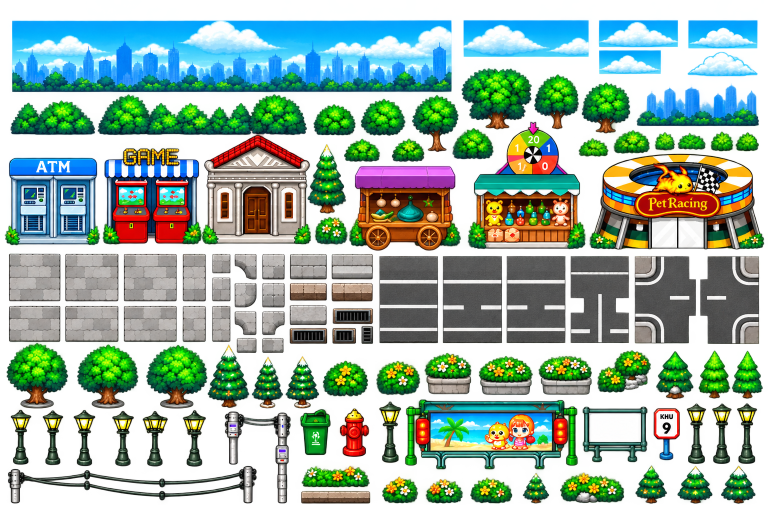
#> input picture docs/art/entertainment/entertainment-atlas-v3.png, 1536 x 1024 px (shown at 1/2 size); its folder holds 3 pictures in this run
$ python export-assets.py
#> lines starting #> are read from the running program, lines starting #| are printed output that depends on the picture
"""Deterministic atlas slicing. Run from the repository root with Pillow installed."""
from pathlib import Path
from PIL import Image, ImageFilter, ImageDraw
import json
ROOT = Path(__file__).resolve().parents[2]
OUT = ROOT / 'apps/game/src/assets/entertainment'
OUT.mkdir(parents=True, exist_ok=True)
COMMON = {'atm', 'road', 'bin', 'zone-sign', 'drain', 'paving-a', 'paving-b', 'paving-c', 'lamp', 'cloud', 'tree', 'tree-alt', 'curb', 'shrubs', 'skyline', 'flower-patch', 'evergreen'}
COMMON_OUT = ROOT / 'apps/game/src/assets/common/scenery'
COMMON_OUT.mkdir(parents=True, exist_ok=True)
# Source rectangles deliberately retain the supplied art and alpha.
SLICES = {
 'atm': (3, (8, 303, 205, 492)),
 'arcade': (3, (205, 285, 401, 493)),
 'hall': (3, (402, 262, 619, 496)),
 'auction': (3, (700, 330, 918, 505)),
 'prizes': (3, (940, 349, 1168, 508)),
 'wheel-base': (1, (866, 242, 1047, 275)),
 'racing': (3, (1180, 306, 1535, 509)),
 'wheel-disc': (1, (869, 115, 991, 238)),
 'wheel-pointer': (1, (1008, 140, 1042, 190)),
 'tree': (3, (924, 135, 1070, 268)),
 'tree-alt': (3, (1068, 144, 1168, 265)),
 'evergreen': (3, (414, 691, 500, 817)),
 'flower-patch': (3, (758, 947, 842, 1008)),
 'shrubs': (3, (1304, 260, 1355, 306)),
 'cable-profile': (3, (239, 955, 242, 964)),
 'cable-clamp': (3, (315, 951, 331, 973)),
 'utility-pole': (3, (446, 820, 484, 933)),
 'hydrant': (3, (683, 824, 744, 917)),
 'drain': (3, (581, 657, 653, 693)),
 'curb': (3, (663, 515, 746, 561)),
 'road': (3, (906, 518, 992, 554)),
 'lamp': (3, (16, 818, 68, 934)),
 'bin': (3, (600, 820, 665, 923)),
 'billboard': (3, (801, 794, 1170, 946)),
 'zone-sign': (3, (1306, 811, 1370, 925)),
 'cloud': (3, (1360, 100, 1535, 172)),
 'skyline': (3, (1270, 155, 1535, 256)),
 'paving-a': (3, (23, 516, 116, 598)),
 'paving-b': (3, (135, 516, 235, 598)),
 'paving-c': (3, (253, 516, 348, 598)),
}

for stale in OUT.glob('*.webp'):
 if stale.stem not in SLICES or stale.stem in COMMON:
  stale.unlink()
manifest=[]
common_manifest=[]
for key, (version, box) in SLICES.items():
 im=Image.open(ROOT / f'docs/art/entertainment/entertainment-atlas-v{version}.png').crop(box)
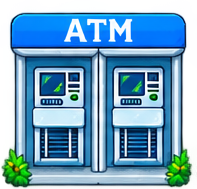
#> im: PIL image 197x189 RGBA; mean R, G, B, A 73, 131.2, 168.3, 202.5; transparent parts drawn white
 if key == 'hall':
  # Atlas foliage touches the roof's alpha halo. Keep the sloped roof envelope,
  # rather than trimming the entire image above the neighbouring foliage.
  alpha=im.getchannel('A'); pixels=alpha.load()
  for y in range(68):
   for x in range(im.width):
    if y < max(6, 5 + abs(x - 107) * 0.53 - 2):
     pixels[x,y]=0
  im.putalpha(alpha)
 if key == 'skyline':
  # Clouds above the isolated skyline touch its low-alpha halo in the AI atlas.
  # Author a skyline envelope so only buildings and foliage survive.
  points=[(0,75),(16,63),(22,42),(32,30),(43,45),(48,57),(57,37),(64,26),(69,24),(70,20),(72,24),(80,29),(91,31),(100,25),(109,16),(112,17),(121,27),(129,31),(130,49),(146,62),(155,50),(165,37),(169,36),(172,40),(179,43),(182,27),(190,14),(194,18),(203,27),(208,52),(218,50),(221,37),(232,32),(234,34),(244,43),(247,67),(253,86),(253,103),(0,103)]
  mask=Image.new('L',im.size)
  ImageDraw.Draw(mask).polygon([(x,y-7) for x,y in points], fill=255)
  alpha=im.getchannel('A'); ap=alpha.load(); mp=mask.load()
  for y in range(im.height):
   for x in range(im.width):
    if not mp[x,y]: ap[x,y]=0
  im.putalpha(alpha)
 if key == 'wheel-disc':
  alpha=im.getchannel('A'); pixels=alpha.load(); w,h=im.size
  for y in range(h):
   for x in range(w):
    if ((x-(w-1)/2)/((w-2)/2))**2 + ((y-(h-1)/2)/((h-2)/2))**2 > 1:
     pixels[x,y]=0
  im.putalpha(alpha)
 # Discard disconnected fragments from neighbouring atlas objects; retain antialiasing on the main silhouette.
 if key in {'tree', 'tree-alt', 'evergreen', 'shrubs', 'cloud', 'skyline', 'hall', 'racing', 'billboard'}:
  alpha=im.getchannel('A'); pixels=alpha.load(); w,h=im.size
  visited=set(); largest=[]
  for y in range(h):
   for x in range(w):
    if (x,y) in visited or pixels[x,y] <= 24: continue
    stack=[(x,y)]; visited.add((x,y)); component=[]
    while stack:
     px,py=stack.pop(); component.append((px,py))
     for nx,ny in [(px-1,py),(px+1,py),(px,py-1),(px,py+1)]:
      if 0<=nx<w and 0<=ny<h and (nx,ny) not in visited and pixels[nx,ny]>24:
       visited.add((nx,ny)); stack.append((nx,ny))
    if len(component)>len(largest): largest=component
  mask=Image.new('L',im.size); mp=mask.load()
  for xy in largest: mp[xy]=255
  mask=mask.filter(ImageFilter.MaxFilter(3)); ap=alpha.load(); mp=mask.load()
  for y in range(h):
   for x in range(w):
    if not mp[x,y]: ap[x,y]=0
  im.putalpha(alpha)
 if key == 'zone-sign':
  # Preserve the rim and post; remove lettering baked into the supplied sign.
  ImageDraw.Draw(im).rectangle((10, 12, 47, 55), fill=(253, 253, 253, 254))
 im.save((COMMON_OUT if key in COMMON else OUT) / f'{key}.webp', lossless=True, exact=True)
 (common_manifest if key in COMMON else manifest).append({'key':key, 'file':f'{key}.webp', 'source':version, 'box':box})
( ROOT / 'tools/entertainment/assets.json').write_text(json.dumps(manifest, indent=2)+'\n')
print(f'Exported {len(manifest)} assets')
#| Exported 13 assets

scenery_path = ROOT / 'tools/scenery/assets.json'
extra_common = [entry for entry in json.loads(scenery_path.read_text()) if isinstance(entry.get('source'), str)]
#> (reads tools/farm-entrance/assets.json from the repository)
scenery_path.write_text(json.dumps(common_manifest + extra_common, indent=2)+'\n')
